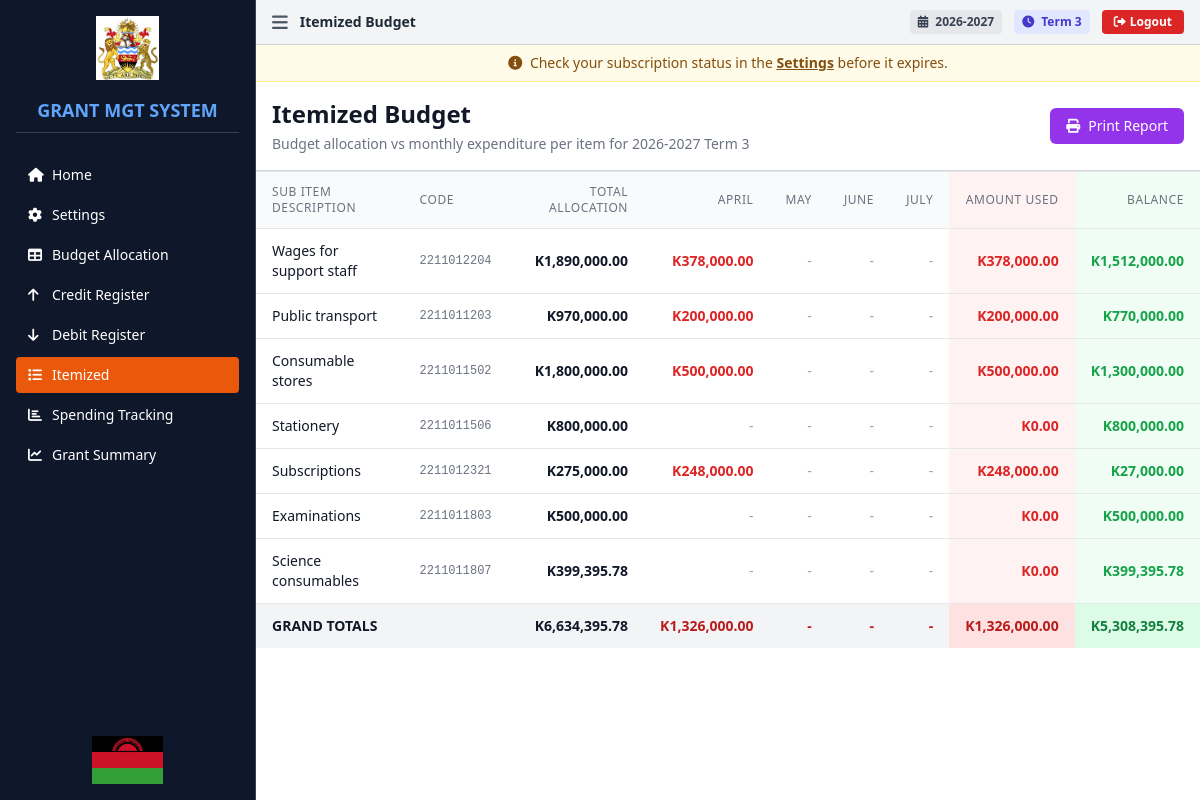
/itemized (signed in), run on the app's committed database.
### tables this page shows
CREATE TABLE term_settings (
                id INTEGER PRIMARY KEY AUTOINCREMENT,
                school_id INTEGER NOT NULL,
                current_academic_year TEXT NOT NULL,
                current_term TEXT NOT NULL,
                updated_at DATETIME DEFAULT CURRENT_TIMESTAMP,
                FOREIGN KEY (school_id) REFERENCES schools(id),
                UNIQUE(school_id)
            );

CREATE TABLE budget_items (
                id INTEGER PRIMARY KEY AUTOINCREMENT,
                school_id INTEGER NOT NULL,
                financial_year TEXT NOT NULL,
                template_row_id INTEGER NOT NULL,
                item_key TEXT NOT NULL,
                pow_no INTEGER,
                pow_name TEXT,
                sub_activity TEXT,
                sub_item_description TEXT,
                code TEXT,
                total_allocation REAL DEFAULT 0,
                monthly_allocations TEXT,
                created_at DATETIME DEFAULT CURRENT_TIMESTAMP, academic_year TEXT, term TEXT,
                FOREIGN KEY (school_id) REFERENCES schools(id),
                UNIQUE(school_id, financial_year, template_row_id)
            );

### app.py (the view)
@app.route('/itemized')
@require_login
def itemized():
    academic_year = get_academic_year()
    term = get_term()
    budget = get_budget(academic_year, term)
    debits = get_debits(academic_year, term) or []
    if term == 'Term 1':
        term_months = ['September', 'October', 'November', 'December']
    elif term == 'Term 2':
        term_months = ['January', 'February', 'March']
    else:
        term_months = ['April', 'May', 'June', 'July']
    itemized_data = []
    monthly_totals = {m: 0 for m in term_months}
    total_alloc = 0
    total_used = 0
    if budget and budget.get('items'):
        for item in budget.get('items', []):
            try:
                item_alloc = float(item.get('totalAllocation', 0) or 0)
            except (ValueError, TypeError):
                item_alloc = 0.0
            item_used = 0.0
            month_amounts = {m: 0.0 for m in term_months}
            for d in debits:
                if d.get('itemId') == item.get('id'):
                    try:
                        amt = float(d.get('amount', 0) or 0)
                    except (ValueError, TypeError):
                        amt = 0.0
                    month = d.get('month')
                    if month in term_months:
                        month_amounts[month] += amt
                        monthly_totals[month] += amt
                    item_used += amt
            if item_alloc > 0:
                itemized_data.append({
                    'subItemDescription': item.get('subItemDescription'),
                    'code': item.get('code'),
                    'totalAllocation': item_alloc,
                    'month_amounts': month_amounts,
                    'totalUsed': item_used,
                    'balance': item_alloc - item_used
                })
                total_alloc += item_alloc
                total_used += item_used
    totals = {
        'totalAllocation': total_alloc,
        'monthly_totals': monthly_totals,
        'totalUsed': total_used,
        'balance': total_alloc - total_used
    }
    return render_template('itemized.html',
                      itemized_data=itemized_data,
                      totals=totals,
                      term_months=term_months,
                      academic_year=academic_year,
                      term=term,
                      settings=get_settings(),
                      current_page='itemized')

### templates/itemized.html (shortened to what this page needs)
{% extends "base.html" %}
{% block title %}Itemized Budget{% endblock %}
{% block content %}
<div class="max-w-full">
    <div class="bg-white p-4 border-b border-gray-300">
        <div class="flex justify-between items-center">
            <div>
                <h2 class="text-2xl font-bold text-gray-900">Itemized Budget</h2>
                <p class="text-gray-500 text-sm mt-1">Budget allocation vs monthly expenditure per item for {{ academic_year }} {{ term }}</p>
            </div>
            <div class="space-x-2 no-print">
                <button onclick="printPage('Itemized Budget Report')"
                    class="bg-purple-600 hover:bg-purple-700 text-white px-4 py-2 rounded-md">
                    <i class="fas fa-print mr-2"></i>Print Report
                </button>
            </div>
        </div>
    </div>
    <div class="bg-white border-t border-gray-200">
        <div class="overflow-x-auto">
            <table class="min-w-full divide-y divide-gray-200">
                <thead class="bg-gray-50">
                    <tr>
                        <th class="px-4 py-3 text-left text-xs font-medium text-gray-500 uppercase tracking-wider">Sub Item Description</th>
                        <th class="px-4 py-3 text-left text-xs font-medium text-gray-500 uppercase tracking-wider">Code</th>
                        <th class="px-4 py-3 text-right text-xs font-medium text-gray-500 uppercase tracking-wider">Total Allocation</th>
                        {% for month in term_months %}
                        <th class="px-4 py-3 text-right text-xs font-medium text-gray-500 uppercase tracking-wider">{{ month }}</th>
                        {% endfor %}
                        <th class="px-4 py-3 text-right text-xs font-medium text-gray-500 uppercase tracking-wider bg-red-50">Amount Used</th>
                        <th class="px-4 py-3 text-right text-xs font-medium text-gray-500 uppercase tracking-wider bg-green-50">Balance</th>
                    </tr>
                </thead>
                <tbody class="bg-white divide-y divide-gray-200">
                    {% if itemized_data %}
                    {% for item in itemized_data %}
                    <tr class="hover:bg-gray-50">
                        <td class="px-4 py-3 text-sm text-gray-900 font-medium">{{ item.subItemDescription }}</td>
                        <td class="px-4 py-3 text-sm text-gray-500 font-mono text-xs">{{ item.code }}</td>
                        <td class="px-4 py-3 text-sm text-gray-900 text-right font-semibold">K{{ "{:,.2f}".format(item.totalAllocation) }}</td>
                        {% for month in term_months %}
                        <td class="px-4 py-3 text-sm text-right {% if item.month_amounts[month] > 0 %}text-red-600 font-semibold{% else %}text-gray-400{% endif %}">
                            {% if item.month_amounts[month] > 0 %}
                            K{{ "{:,.2f}".format(item.month_amounts[month]) }}
                            {% else %}
                            -
                            {% endif %}
                        </td>
                        {% endfor %}
                        <td class="px-4 py-3 text-sm text-right font-bold text-red-600 bg-red-50">K{{ "{:,.2f}".format(item.totalUsed) }}</td>
                        <td class="px-4 py-3 text-sm text-right font-bold bg-green-50 {% if item.balance < 0 %}text-red-600{% elif item.balance == 0 %}text-gray-500{% else %}text-green-600{% endif %}">
                            K{{ "{:,.2f}".format(item.balance) }}
                        </td>
                    </tr>
                    {% endfor %}
                    <tr class="bg-gray-100 font-bold border-t-2 border-gray-400">
                        <td class="px-4 py-3 text-sm text-gray-900" colspan="2">GRAND TOTALS</td>
                        <td class="px-4 py-3 text-sm text-gray-900 text-right">K{{ "{:,.2f}".format(totals.totalAllocation) }}</td>
                        {% for month in term_months %}
                        <td class="px-4 py-3 text-sm text-right text-red-700">
                            {% if totals.monthly_totals[month] > 0 %}
                            K{{ "{:,.2f}".format(totals.monthly_totals[month]) }}
                            {% else %}
                            -
                            {% endif %}
                        </td>
                        {% endfor %}
                        <td class="px-4 py-3 text-sm text-right text-red-700 bg-red-100">K{{ "{:,.2f}".format(totals.totalUsed) }}</td>
                        <td class="px-4 py-3 text-sm text-right bg-green-100 {% if totals.balance < 0 %}text-red-700{% else %}text-green-700{% endif %}">
                            K{{ "{:,.2f}".format(totals.balance) }}
                        </td>
                    </tr>
                    {% endif %}
                </tbody>
            </table>
        </div>
    </div>
</div>
{% endblock %}

### templates/base.html (shortened to what this page needs)
<!DOCTYPE html>
<html lang="en">
<head>
    <script src="https://cdn.tailwindcss.com"></script>
    <link rel="stylesheet" href="https://cdnjs.cloudflare.com/ajax/libs/font-awesome/6.0.0/css/all.min.css">
</head>
<body class="bg-gray-50 text-sm">
    <div class="flex h-screen overflow-hidden">
        <aside id="sidebar" class="sidebar w-64 bg-slate-900 text-white flex-shrink-0 border-r border-slate-700">
            <div class="p-4 flex flex-col h-full">
                <div class="flex justify-center mb-4">
                    <img src="{{ url_for('static', filename='images/Malawi Government logo.png') }}"
                        alt="Malawi Government Logo" class="h-16 w-auto object-contain">
                </div>
                <h1 class="text-lg font-bold text-blue-400 mb-6 border-b border-slate-700 pb-2 text-center">GRANT MGT
                    SYSTEM</h1>
                <nav class="space-y-1">
                    <a href="{{ url_for('index') }}"
                        class="flex items-center space-x-2 px-3 py-2 rounded {% if current_page == 'home' %}bg-blue-600{% else %}hover:bg-slate-800{% endif %}">
                        <i class="fas fa-home w-4"></i>
                        <span>Home</span>
                    </a>
                    <a href="{{ url_for('settings') }}"
                        class="flex items-center space-x-2 px-3 py-2 rounded {% if current_page == 'settings' %}bg-blue-600{% else %}hover:bg-slate-800{% endif %}">
                        <i class="fas fa-cog w-4"></i>
                        <span>Settings</span>
                    </a>
                    <a href="{{ url_for('budget') }}"
                        class="flex items-center space-x-2 px-3 py-2 rounded {% if current_page == 'budget' %}bg-blue-600{% else %}hover:bg-slate-800{% endif %}">
                        <i class="fas fa-table w-4"></i>
                        <span>Budget Allocation</span>
                    </a>
                    <a href="{{ url_for('credits') }}"
                        class="flex items-center space-x-2 px-3 py-2 rounded {% if current_page == 'credits' %}bg-green-600{% else %}hover:bg-slate-800{% endif %}">
                        <i class="fas fa-arrow-up w-4"></i>
                        <span>Credit Register</span>
                    </a>
                    <a href="{{ url_for('debits') }}"
                        class="flex items-center space-x-2 px-3 py-2 rounded {% if current_page == 'debits' %}bg-red-600{% else %}hover:bg-slate-800{% endif %}">
                        <i class="fas fa-arrow-down w-4"></i>
                        <span>Debit Register</span>
                    </a>
                    <a href="{{ url_for('itemized') }}"
                        class="flex items-center space-x-2 px-3 py-2 rounded {% if current_page == 'itemized' %}bg-orange-600{% else %}hover:bg-slate-800{% endif %}">
                        <i class="fas fa-list w-4"></i>
                        <span>Itemized</span>
                    </a>
                    <a href="{{ url_for('tracking') }}"
                        class="flex items-center space-x-2 px-3 py-2 rounded {% if current_page == 'tracking' %}bg-purple-600{% else %}hover:bg-slate-800{% endif %}">
                        <i class="fas fa-chart-bar w-4"></i>
                        <span>Spending Tracking</span>
                    </a>
                    <a href="{{ url_for('grant_summary') }}"
                        class="flex items-center space-x-2 px-3 py-2 rounded {% if current_page == 'dashboard' %}bg-blue-600{% else %}hover:bg-slate-800{% endif %}">
                        <i class="fas fa-chart-line w-4"></i>
                        <span>Grant Summary</span>
                    </a>
                </nav>
                <div class="mt-auto pt-4 flex justify-center">
                    <img src="{{ url_for('static', filename='images/Malawi flag.png') }}" alt="Malawi Flag"
                        class="h-12 w-auto object-contain">
                </div>
            </div>
        </aside>
        <main class="main-content flex-1 overflow-auto bg-white">
            <header class="bg-gray-100 border-b border-gray-300 px-4 py-2">
                <div class="flex items-center justify-between">
                    <div class="flex items-center space-x-3">
                        <button onclick="toggleSidebar()" class="text-gray-600 hover:text-black">
                            <i class="fas fa-bars text-lg"></i>
                        </button>
                        <h2 class="text-sm font-bold text-gray-800">
                            {% block title %}GRANT MANAGEMENT SYSTEM{% endblock %}
                        </h2>
                    </div>
                    <div class="flex items-center space-x-3">
                        <span class="text-xs font-bold text-gray-700 bg-gray-200 px-2 py-1 rounded">
                            <i class="fas fa-calendar-alt mr-1"></i> {{ academic_year }}
                        </span>
                        <span class="text-xs font-bold text-indigo-700 bg-indigo-100 px-2 py-1 rounded">
                            <i class="fas fa-clock mr-1"></i> {{ term }}
                        </span>
                        <button onclick="logout()" class="bg-red-600 hover:bg-red-700 text-white px-3 py-1 rounded text-xs font-semibold transition">
                            <i class="fas fa-sign-out-alt mr-1"></i>Logout
                        </button>
                    </div>
                </div>
            </header>
            <div class="p-0">
                {% if current_page != 'settings' %}
                <div class="subscription-notice bg-yellow-50 border-b border-yellow-200 px-4 py-2 text-center text-sm text-yellow-800">
                    <i class="fas fa-info-circle mr-1"></i>
                    Check your subscription status in the <a href="{{ url_for('settings') }}" class="font-bold underline hover:text-yellow-900">Settings</a> before it expires.
                </div>
                {% endif %}
                {% block content %}{% endblock %}
            </div>
        </main>
    </div>
</body>
</html>

### data on the page
term_settings: current_academic_year "2026-2027", current_term "Term 3"
budget_items: subItemDescription "Wages for support staff", code "2211012204", totalAllocation "1,890,000.00", month_amounts "378,000.00", totalUsed "378,000.00", balance "1,512,000.00"
budget_items: subItemDescription "Public transport", code "2211011203", totalAllocation "970,000.00", month_amounts "200,000.00", totalUsed "200,000.00", balance "770,000.00"
budget_items: subItemDescription "Consumable stores", code "2211011502", totalAllocation "1,800,000.00", month_amounts "500,000.00", totalUsed "500,000.00", balance "1,300,000.00"
budget_items: subItemDescription "Stationery", code "2211011506", totalAllocation "800,000.00", totalUsed "0.00", balance "800,000.00"
budget_items: subItemDescription "Subscriptions", code "2211012321", totalAllocation "275,000.00", month_amounts "248,000.00", totalUsed "248,000.00", balance "27,000.00"
budget_items: subItemDescription "Examinations", code "2211011803", totalAllocation "500,000.00", totalUsed "0.00", balance "500,000.00"
budget_items: subItemDescription "Science consumables", code "2211011807", totalAllocation "399,395.78", totalUsed "0.00", balance "399,395.78"

### other printed values
{{ month }} "APRIL" "MAY" "JUNE" "JULY"
{{ "{:,.2f}".format(totals.totalAllocation) }} "6,634,395.78"
{{ "{:,.2f}".format(totals.monthly_totals[month]) }} "1,326,000.00"
{{ "{:,.2f}".format(totals.totalUsed) }} "1,326,000.00"
{{ "{:,.2f}".format(totals.balance) }} "5,308,395.78"
